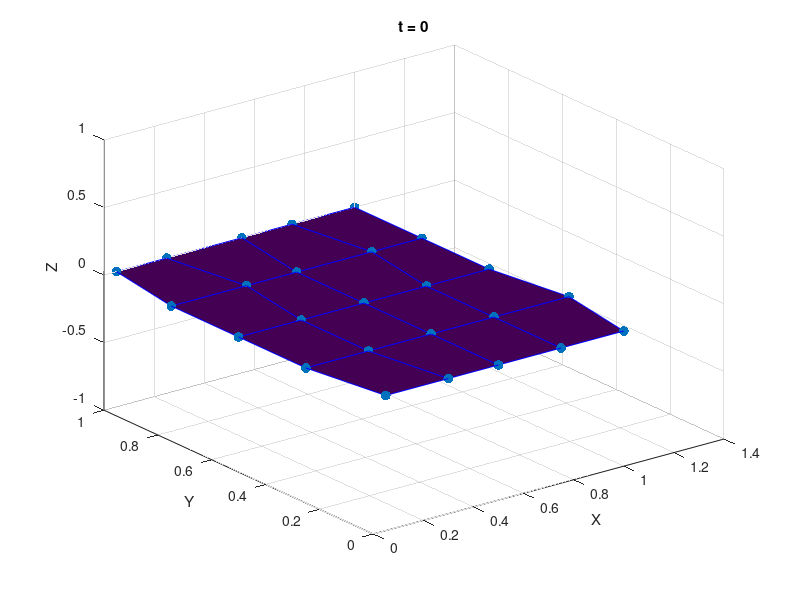

The MATLAB script that drew this image: (Note: this script raises an error after producing the figure.)
% Define the plane size and number of points
n = 5;  % x Number
m = 5;  % y Number
numPoints = n * m;  % total Number

% the coordinates of the plane
x = repmat(linspace(0, 1, n), m, 1);
y = repmat(linspace(0, 1, m)', 1, n);
z = zeros(m, n);

% Select indices of points for periodic motion
% We can select the points within 5*5
movingPointIndices = [1, 5, 6, 9, 15, 19, 22];

% the time sequence
t = 0:0.1:5;

% save GIF
filename = 'periodic_check.gif';


figure (1)
for i = 1:length(t)
    % calculate the new position
    newX = x;
    newY = y;
    newZ = z;
    
    % Update the positions of points undergoing periodic motion
    for j = 1:length(movingPointIndices)
        idx = movingPointIndices(j);
        amplitude = 0.05; % we can change to any amplitude
        newX(idx) = x(idx) + amplitude * cos(2*pi*t(i));
        newY(idx) = y(idx) + amplitude * sin(2*pi*t(i));
    end
    
    % if distance is less than 0.5
    distances = zeros(numPoints, numPoints);  % save distances
    for j = 1:numPoints
        for k = j+1:numPoints
            distances(j, k) = sqrt((newX(j) - newX(k))^2 + (newY(j) - newY(k))^2 + (newZ(j) - newZ(k))^2);
            distances(k, j) = distances(j, k);
        end
    end    
    
    % show the distance between adjacent points
    disp('Distances between adjacent points:');
    disp(distances);
    

    % realtime position
    surf(newX, newY, newZ, 'FaceColor', 'interp', 'EdgeColor', 'none');
    hold on;
    scatter3(newX(:), newY(:), newZ(:), 50, 'filled','r');
    hold on;
    
    % draw the connecting line between adjacent two points and 
    % check if the distance is less than 0.5
    for j = 1:m
        for k = 1:n
            idx = (j-1)*n + k; % calculate the index of each point in the plane
            if k < n
                line([newX(j, k), newX(j, k+1)], [newY(j, k), newY(j, k+1)], [newZ(j, k), newZ(j, k+1)], 'Color', 'b');
                % check if the distance between two neighbors is less than 0.5
                distance = sqrt((newX(j, k) - newX(j, k+1))^2 + (newY(j, k) - newY(j, k+1))^2 + (newZ(j, k) - newZ(j, k+1))^2);
                if distance >= 0.5
                    disp(['Distance between points (' num2str(j) ',' num2str(k) ') and (' num2str(j) ',' num2str(k+1) ') is greater than or equal to 0.5']);
                end
            end
            if j < m
                line([newX(j, k), newX(j+1, k)], [newY(j, k), newY(j+1, k)], [newZ(j, k), newZ(j+1, k)], 'Color', 'b');
                % check if the distance between two neighbors is less than 0.5
                distance = sqrt((newX(j, k) - newX(j+1, k))^2 + (newY(j, k) - newY(j+1, k))^2 + (newZ(j, k) - newZ(j+1, k))^2);
                if distance >= 0.5
                    disp(['Distance between points (' num2str(j) ',' num2str(k) ') and (' num2str(j+1) ',' num2str(k) ') is greater than or equal to 0.5']);
                end
            end
        end
    end
    
    % Set the figure
    title(['t = ' num2str(t(i))]);
    xlabel('X');
    ylabel('Y');
    zlabel('Z');
    grid on;
    view(3);
    
    % save gif
    frame = getframe(gcf);
    im = frame2im(frame);
    [imind, cm] = rgb2ind(im, 256);
    if i == 1
        imwrite(imind, cm, filename, 'gif', 'Loopcount', inf);
    else
        imwrite(imind, cm, filename, 'gif', 'WriteMode', 'append', 'DelayTime', 0.1);
    end
    
    hold off;
    pause(0.1);
end
